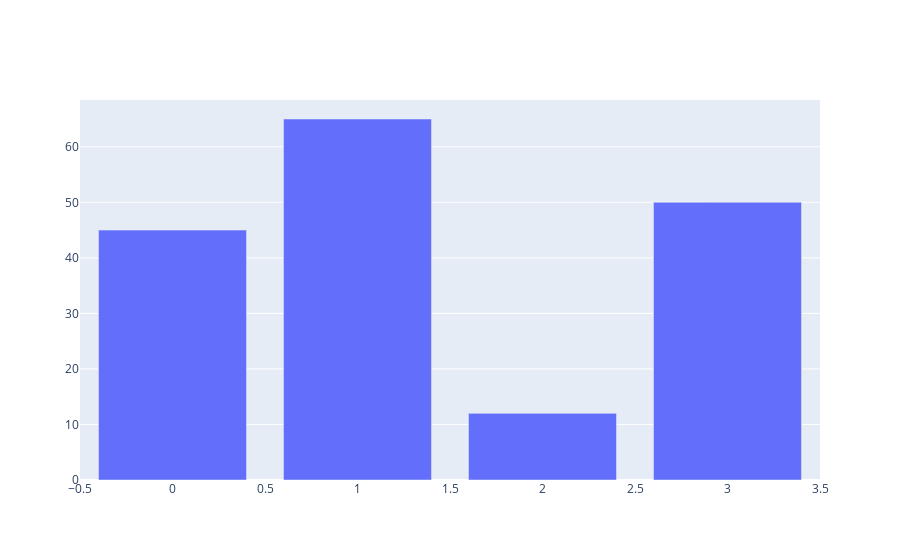

Notebook code for this chart:
### Markdown cell above
## 1. Première prise en main

Un graphique dans plotly est une *figure*. 

**Chaque figure est un conteneur** regroupant divers éléments (dit *graph objects*) qui, mis bout à bout, permettent de générer l'aperçu visuel final.

Ces élements sont les suivants :
* Une mise en page (un *layout*) définissant l'aspect visuel de la figure, le positionnement des graphes, la légende, etc...
* Au moins un graphe (une *trace*). Une figure peut contenir plusieurs graphes qui seront alors superposés ou juxtaposés (selon les options choisies). Chaque graphe a un type unique qui l'identifie parmi les 40+ types supportés par `plotly`.

Pour créer une figure dans `plotly`, il est nécessaire de **définir au minimum une trace**. Dans ce cas, `plotly` se charge de créer un **layout adapté par défaut**.

Toutes les fonctions et classes nécessaires pour créer des traces sont dans le package `plotly.graph_objects`. 

Chaque trace (type de graphique) a évidemment ses **spécificités**, il est donc impossible d'en faire le tour au cours de cette introduction. Nous nous contenterons de voir les **types les plus classiques**, la [**documentation**](https://plot.ly/python/), assez qualitative et bien illustrée, vous permettra de découvrir et d'utiliser les graphes plus avancés.



Petit exemple motivant :

### Code cell
import plotly.graph_objects as go

random_data = [45, 65, 12, 50]

my_first_graph = go.Figure(
    data=[go.Bar(y=random_data)]
)

my_first_graph.show()

### Figure 1 — Plotly figure (JSON) as saved in the notebook; plotly's stock layout.template omitted (floating-point values rounded to 4 significant figures)
{"data": [{"type": "bar", "y": [45, 65, 12, 50]}], "layout": {"autosize": true, "xaxis": {"autorange": true, "range": [-0.5, 3.5]}, "yaxis": {"autorange": true, "range": [0, 68.42], "type": "linear"}}}
